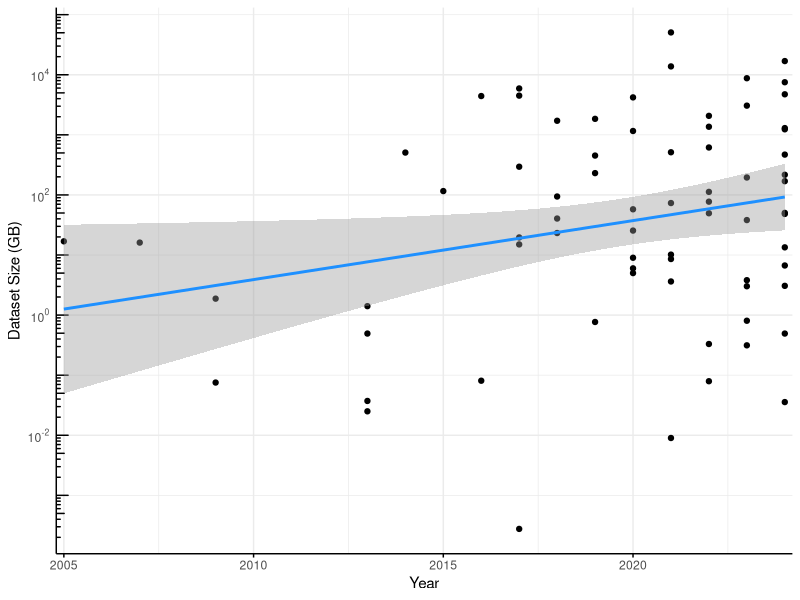
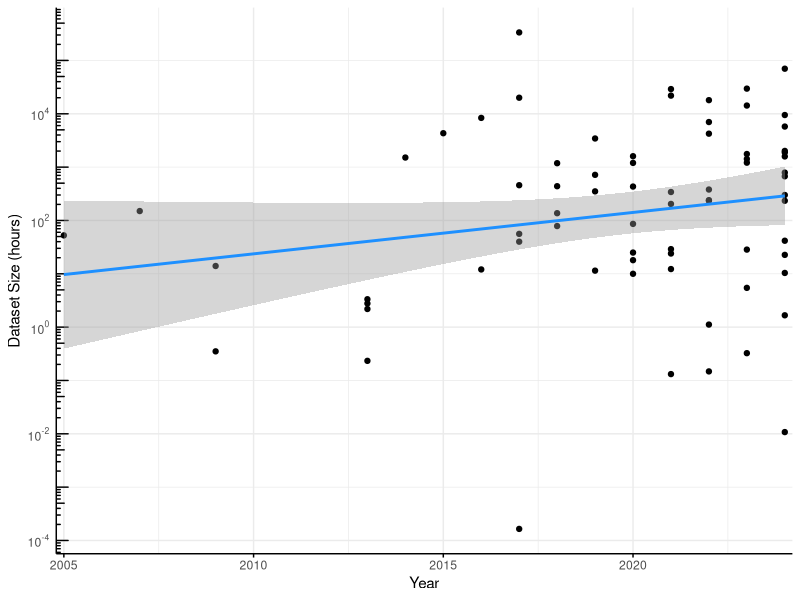
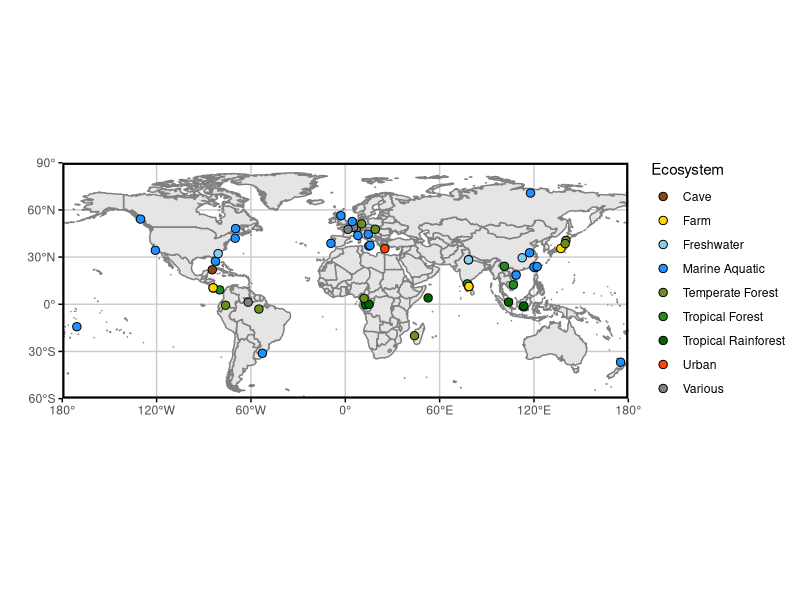
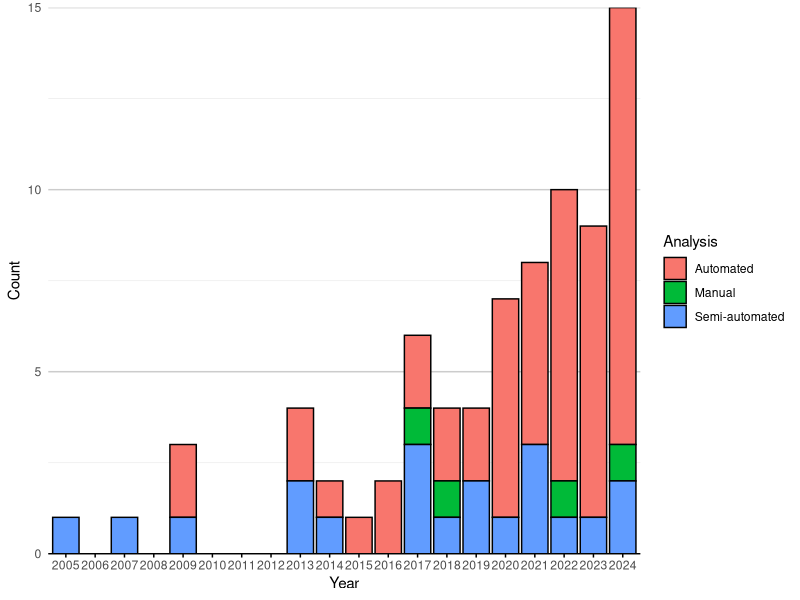
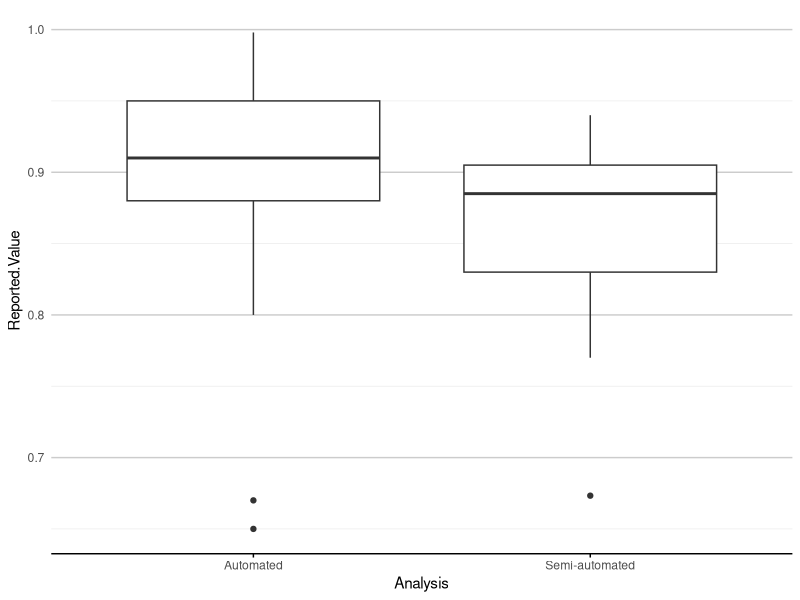
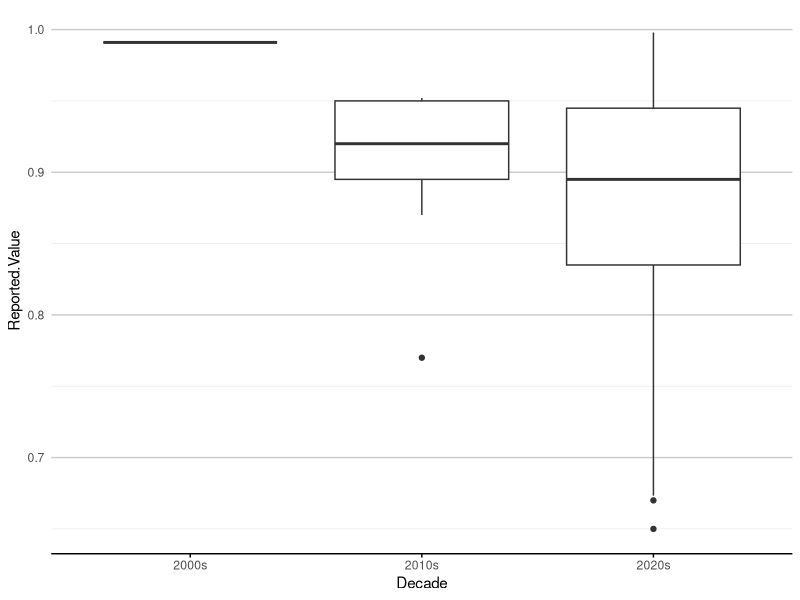
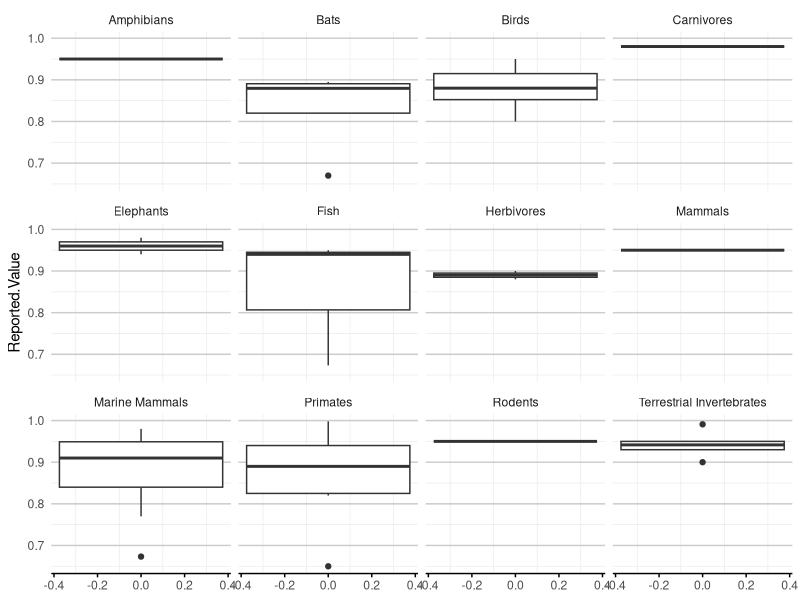
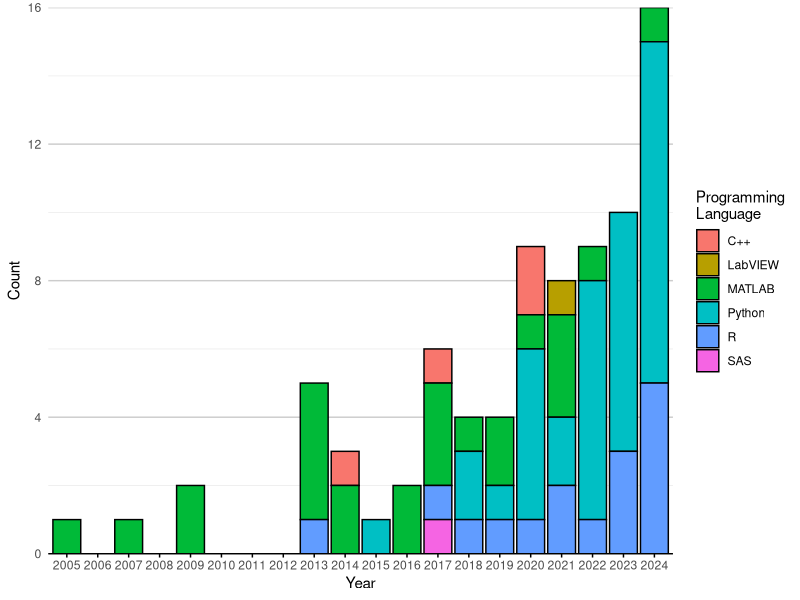

Recreate these plots in R, in order.
## ---- chunk 1
library(ggplot2)
library(maps)
library(dplyr)
## ---- chunk 2
df <- read.csv("tagged_literature.csv")
#df$Year <- as.factor(df$Year)

log10_minor_break = function (...){
  function(x) {
    minx         = floor(min(log10(x), na.rm=T))-1;
    maxx         = ceiling(max(log10(x), na.rm=T))+1;
    n_major      = maxx-minx+1;
    major_breaks = seq(minx, maxx, by=1)
    minor_breaks = 
      rep(log10(seq(1, 9, by=4)), times = n_major)+
      rep(major_breaks, each = 9)
    return(10^(minor_breaks))
  }
}

log_breaks = function(maj, radix=10) {
  function(x) {
    minx         = floor(min(logb(x,radix), na.rm=T)) - 1
    maxx         = ceiling(max(logb(x,radix), na.rm=T)) + 1
    n_major      = maxx - minx + 1
    major_breaks = seq(minx, maxx, by=1)
    if (maj) {
      breaks = major_breaks
    } else {
      steps = logb(1:(radix-1),radix)
      breaks = rep(steps, times=n_major) +
               rep(major_breaks, each=radix-1)
    }
    radix^breaks
  }
}
scale_x_log_eng = function(..., radix=10) {
  scale_x_continuous(...,
                     trans=scales::log_trans(radix),
                     breaks=scales::log_breaks(TRUE, radix),
                     minor_breaks=scales::log_breaks(FALSE, radix))
}
scale_y_log_eng = function(..., radix=10) {
  scale_y_continuous(...,
                     trans=scales::log_trans(radix),
                     breaks=scales::log_breaks(TRUE, radix),
                     minor_breaks=scales::log_breaks(FALSE, radix))
}

p <- df |>
  tidyr::drop_na(Dataset.GB) |> 
  #filter(Year >= 2008) |>
  ggplot(aes(Year, Dataset.GB)) + 
  geom_point() + 
  scale_y_log10(
    breaks = scales::trans_breaks("log10", function(x) 10^x),
    labels = scales::trans_format("log10", scales::math_format(10^.x))
  ) +
  annotation_logticks(side="l")+
  geom_smooth(method="lm", color = "dodgerblue") +
  scale_x_continuous(expand = c(0.01,0.01)) +
  labs(y="Dataset Size (GB)") +
  theme_minimal() +
  theme(axis.line = element_line(),
        axis.ticks.x = element_line())
p
ggsave("images/data_trend.png", p, width = 120, height = 120, units = "mm")

p <- df |>
  tidyr::drop_na(Dataset.Hours) |> 
  #filter(Year >= 2008) |>
  ggplot(aes(Year, Dataset.Hours)) + 
  geom_point() + 
  scale_y_log10(
    breaks = scales::trans_breaks("log10", function(x) 10^x),
    labels = scales::trans_format("log10", scales::math_format(10^.x))
  ) +
  annotation_logticks(side="l")+
  geom_smooth(method="lm", color = "dodgerblue") +
  scale_x_continuous(expand = c(0.01,0.01)) +
  labs(y="Dataset Size (hours)") +
  theme_minimal() +
  theme(axis.line = element_line(),
        axis.ticks.x = element_line())
p
ggsave("images/hours_trend.png", p, width = 120, height = 120, units = "mm")
## ---- chunk 3
# Sample data
#coords <- c("-0.356251N,12.940863E;-0.078775N,15.127076E", "-0.078775N,15.1270777E")

# Function to convert coordinates to numeric values
convert_to_numeric <- function(coord_string) {
  # Split the string by comma
  parts <- strsplit(coord_string, ",")[[1]]
  #remove leading or trailing space
  
  # Extract latitude and longitude, handle direction
  lat <- as.numeric(gsub("[A-Z]", "", parts[1]))
  lon <- as.numeric(gsub("[A-Z]", "", parts[2]))
  
  # Check direction for latitude
  if (grepl("S", parts[1])) {
    lat <- -lat
  }
  
  # Check direction for longitude
  if (grepl("W", parts[2])) {
    lon <- -lon
  }
  
  return(paste0(c(lat, lon), collapse = ","))
}

Latlong_df <- df |>
  select(Latlong, Ecosystem) |>
  mutate(Latlong = strsplit(Latlong, ";")) |>
  tidyr::unnest(Latlong) |>
  mutate(Ecosystem = strsplit(Ecosystem, ", ")) |>
  tidyr::unnest(Ecosystem) |>
  mutate(Latlong = sapply(Latlong, convert_to_numeric),
         lat = sapply(strsplit(Latlong, ","), function(x) as.numeric(x[1])),
         long = sapply(strsplit(Latlong, ","), function(x) as.numeric(x[2]))
)

# Create the world map
world <- map_data("world")

ecosystem_colors <- c(
  "Tropical Forest" = "#228B22",
  "Marine Aquatic" = "#1E90FF",
  "Various" = "#808080",
  "Tropical Rainforest" = "#006400",
  "Freshwater" = "#87CEEB",
  "Temperate Forest" = "#6B8E23",
  "Farm" = "#FFD700",
  "Cave" = "#8B4513",
  "Urban" = "#FF4500"
)

# Plotting
p <- ggplot() +
  # Add world map with light grey fill and dark grey borders
  geom_polygon(data = world, aes(x = long, y = lat, group = group), 
               fill = "grey90", color = "grey50") +
  # Add jittered points for different tags
  geom_jitter(data = Latlong_df, aes(x = long, y = lat, fill = Ecosystem), colour="black", size = 2.5, shape=21) +
  # Set coordinate system to map projection
  coord_fixed(ratio = 1, xlim = c(-180, 180), ylim = c(-60, 90), expand = FALSE) +
  # Custom breaks and labels for x (longitude) and y (latitude)
  scale_x_continuous(breaks = seq(-180, 180, by = 60),
                     labels = c("180°", "120°W", "60°W", "0°", "60°E", "120°E", "180°")) +
  scale_y_continuous(breaks = seq(-90, 90, by = 30),
                     labels = c("90°", "60°S", "30°S", "0°", "30°N", "60°N", "90°")) +
  scale_fill_manual(values = ecosystem_colors) +
  # Theme settings
  labs(x="",y="")+
  theme_minimal() +
  theme(
    axis.ticks = element_line(),
    panel.grid.major = element_line(color = "grey80"),    # Light grey grid lines
    panel.grid.minor = element_blank(),                   # No minor grid lines
    panel.border = element_rect(color = "black", fill = NA, linewidth=1.5),  # Black panel border
    axis.text.x = element_text(angle = 0, hjust = 0.5),   # Horizontal x-axis text
    legend.position = "right"                             # Legend on right
  )
p
ggsave("images/ecosystem_map.png", p, width = 240, height = 90, units = "mm")
## ---- chunk 4
bar_theme_x <- theme(panel.grid.major.x = element_blank(),
                   panel.grid.major.y = element_line(colour = "grey80"),
                   axis.line.x = element_line(colour="black"),
                   axis.ticks.x=element_line())
bar_theme_y <- theme(panel.grid.major.y = element_blank(),
                   panel.grid.major.x = element_line(colour = "grey80"),
                   axis.line.y = element_line(colour="black"),
                   axis.ticks.y=element_line())

include_missing_zero <- function(df, col){
  missing_years <- 2005:2024  # This creates c(2025, 2024)

  new_rows <- expand.grid(
    Year  = missing_years,  
    a     = df |> pull({{col}}) |> unique(), 
    Count = 0
  )
  
  colnames(new_rows)[2] <- col

  df <- df |>
    bind_rows(new_rows) |>
    distinct() 
  return(df)
}

keep_gt1 <- function(df, col){
  total_counts <- df |>
    group_by(.data[[col]]) |>
    summarise(Total_Count = n(), .groups = 'drop') |>
    na.omit()

  methods_to_keep <- total_counts |>
    filter(Total_Count > 1) |>
    pull({{ col }})
    
  df[,col] <- ifelse(df[[col]] %in% methods_to_keep, df[[col]], "Other Methods")
  return(df)
}

barplot_counts <- function(df, col, col_title=col, prop=FALSE, year=TRUE, decade=FALSE, bar_col="dodgerblue"){
  if(decade){
    df <- df |>
      mutate(Year = case_when(
        Year >= 2000 & Year < 2010 ~ "2000s",
        Year >= 2010 & Year < 2020 ~ "2010s",
        Year >= 2020 & Year < 2030 ~ "2020s",
        TRUE ~ NA_character_  # Handle years outside these ranges
      ))
  }
  count_data <- df |>
    group_by(Year, .data[[col]], .drop=FALSE) |>
    summarise(Count = n(), .groups = 'drop') |>
    na.omit()
  
  total_count_per_year <- count_data |>
    group_by(Year, .drop=FALSE) |>
    summarise(Total = sum(Count), .groups = 'drop')
  
  count_data <- left_join(count_data, total_count_per_year, by = "Year") |>
    mutate(Percentage = (Count / Total) * 100) 
  
  if(!decade){
    count_data <- count_data |>
    include_missing_zero(col)
  }
  
  if(!year){
    df <- df[df[,col] != "Other Methods",]
    p <- df |>
      ggplot(aes(y = reorder(.data[[col]], .data[[col]], FUN = length, decreasing = FALSE))) +
      geom_bar(stat = "count", fill = bar_col) +  # Fill bars with dodgerblue
      labs(x = "Count", y = col_title) +
      scale_x_continuous(expand = c(0,0))
  } else {
    if(prop){
      p <- count_data |> 
        ggplot(aes(x = factor(Year), y = Percentage, fill = .data[[col]], label=Count)) +
        geom_bar(stat = "identity", colour=ifelse(count_data$Count > 0, "black", NA)) +
        geom_text(size = 3, position = position_stack(vjust = 0.5))+
        labs(x = "Year", y = "Percentage", fill = col_title) +
        scale_y_continuous(expand=c(0,0))
    } else {
      p <- count_data |> 
        ggplot(aes(x = factor(Year), y = Count, fill = .data[[col]])) +
        geom_bar(stat = "identity", colour=ifelse(count_data$Count > 0, "black", NA)) +
        labs(x = "Year", y = "Count", fill = col_title) +
        scale_y_continuous(expand=c(0,0))
    }
  }
  p <- p + 
    #scale_fill_viridis_d()+
    theme_minimal() +
    guides(fill = guide_legend(override.aes = list(colour = "black")))+
    bar_theme_x
  return(p)
}
## ---- chunk 5
# Convert 'NA' to R's NA
df$Analysis[df$Analysis == "NA"] <- NA

p <- barplot_counts(df, "Analysis")
p
ggsave("images/analysis_year.png", p, width = 240, height = 100, units = "mm")
## ---- chunk 6
p <- df |>
  filter((Reported.Value != "") & (!is.na(Reported.Value))) |>
  mutate(Reported.Value = as.numeric(Reported.Value)) |>
  tidyr::drop_na(Reported.Value) |>
  ggplot(aes(x = Analysis, y = Reported.Value)) +
  geom_boxplot() +
  theme_minimal() +
  bar_theme_x
p
ggsave("images/analysis_reportedvalue.png", p, width = 240, height = 100, units = "mm")
## ---- chunk 7
p <- df |>
  filter((Reported.Value != "") & (!is.na(Reported.Value))) |>
  mutate(Reported.Value = as.numeric(Reported.Value)) |>
  tidyr::drop_na(Reported.Value) |>
  mutate(Decade = case_when(
    Year >= 2000 & Year < 2010 ~ "2000s",
    Year >= 2010 & Year < 2020 ~ "2010s",
    Year >= 2020 & Year < 2030 ~ "2020s",
    TRUE ~ NA_character_  # Handle years outside these ranges
  )) |>
  ggplot(aes(x = Decade, y = Reported.Value)) +
  geom_boxplot() +
  theme_minimal() +
  bar_theme_x
p
ggsave("images/decade_reportedvalue.png", p, width = 240, height = 100, units = "mm")
## ---- chunk 8
p <- df |>
  filter((Reported.Value != "") & (!is.na(Reported.Value))) |>
  mutate(Reported.Value = as.numeric(Reported.Value)) |>
  tidyr::drop_na(Reported.Value) |>
  mutate(Taxa = strsplit(as.character(Taxa), ", ")) |>
  tidyr::unnest(Taxa) |>
  ggplot(aes(y = Reported.Value)) +
  geom_boxplot() +
  theme_minimal() +
  bar_theme_x +
  facet_wrap(~Taxa)
p
ggsave("images/taxa_reportedvalue.png", p, width = 240, height = 100, units = "mm")
## ---- chunk 9
# Convert 'NA' to R's NA
df$Programming.Language[df$Programming.Language == "NA"] <- NA

# Split languages where there are multiple
df_lang <- df |>
  mutate(ProgLanguage = strsplit(as.character(Programming.Language), ", ")) |>
  tidyr::unnest(ProgLanguage)

p <- barplot_counts(df_lang, "ProgLanguage", "Programming\nLanguage")
p
ggsave("images/programminglanguage_year.png", p, width = 240, height = 100, units = "mm")
## ---- chunk 10
df_taxa <- df |>
  mutate(Taxa = strsplit(as.character(Taxa), ", ")) |>
  tidyr::unnest(Taxa)

p <- barplot_counts(df_taxa, "Taxa")
p
ggsave("images/taxa_year.png", p, width = 240, height = 100, units = "mm")
## ---- chunk 11
df_analysis <- df |>
  mutate(Analysis.Methods = strsplit(as.character(Analysis.Methods), ", ")) |>
  tidyr::unnest(Analysis.Methods)

df_analysis <- keep_gt1(df_analysis, "Analysis.Methods")
  #filter(Analysis.Methods %in% methods_to_keep)
p <- barplot_counts(df_analysis, "Analysis.Methods")
p
ggsave("images/analysismethods_year.png", p, width = 240, height = 100, units = "mm")
p <- barplot_counts(df_analysis, "Analysis.Methods", year=FALSE)
p
ggsave("images/analysismethods_total.png", p, width = 240, height = 100, units = "mm")
## ---- chunk 12
df_tools <- df |>
  mutate(Automation.Tools = strsplit(as.character(Automation.Tools), ", ")) |>
  tidyr::unnest(Automation.Tools)

df_tools <- keep_gt1(df_tools, "Automation.Tools")

#filter(Analysis.Methods %in% methods_to_keep)
p <- barplot_counts(df_tools, "Automation.Tools", "Automation Tools")
p
ggsave("images/automationtools_year.png", p, width = 240, height = 120, units = "mm")
p <- barplot_counts(df_tools, "Automation.Tools", "Automation Tools", year = FALSE, bar_col="darkmagenta")
p
ggsave("images/automationtools_total.png", p, width = 240, height = 120, units = "mm")
## ---- chunk 13
df_code_available <- df |>
  mutate(Code.Availability = strsplit(as.character(Code.Availability), ", ")) |>
  tidyr::unnest(Code.Availability)

p <- barplot_counts(df_code_available, "Code.Availability", "Code\nAvailability")
p
ggsave("images/codeavailable_year.png", p, width = 240, height = 100, units = "mm")
## ---- chunk 14
df_data_available <- df |>
  mutate(Data.Availability = strsplit(as.character(Data.Availability), ", ")) |>
  tidyr::unnest(Data.Availability)

p <- barplot_counts(df_data_available, "Data.Availability", "Data\nAvailability")
p
ggsave("images/dataavailable_year.png", p, width = 240, height = 100, units = "mm")
## ---- chunk 15
#df <- read.csv("tagged_literature.csv")
#df |>
#  mutate(Automation.Tools = strsplit(as.character(Automation.Tools), ", ")) |>
#  tidyr::unnest(Automation.Tools) |>
#  pull(Automation.Tools) |> sort() |> unique()
## ---- chunk 16
#df <- read.csv("tagged_literature.csv")
#df |>
#  mutate(Analysis.Methods = strsplit(as.character(Analysis.Methods), ", ")) |>
#  tidyr::unnest(Analysis.Methods) |>
#  pull(Analysis.Methods) |> sort() |> unique()
## ---- chunk 17
df_eval <- df |>
  mutate(Evaluation.Method = strsplit(as.character(Evaluation.Method), ", ")) |>
  tidyr::unnest(Evaluation.Method)

df_eval <- keep_gt1(df_eval, "Evaluation.Method")
  #filter(Analysis.Methods %in% methods_to_keep)
p <- barplot_counts(df_eval, "Evaluation.Method", "Evaluation Method")
p
ggsave("images/evaluationmethod_year.png", p, width = 240, height = 100, units = "mm")
## ---- chunk 18
#df <- read.csv("tagged_literature.csv")
#df |>
#  mutate(Preprocessing = strsplit(as.character(Preprocessing), ", ")) |>
#  tidyr::unnest(Preprocessing) |>
#  pull(Preprocessing) |> sort() |> unique()
## ---- chunk 19
df_pre <- df |>
  mutate(Preprocessing = strsplit(as.character(Preprocessing), ", ")) |>
  tidyr::unnest(Preprocessing)

df_pre <- keep_gt1(df_pre, "Preprocessing")
p <- barplot_counts(df_pre, "Preprocessing")
p
ggsave("images/preprocessing_year.png", p, width = 240, height = 100, units = "mm")
p <- barplot_counts(df_pre, "Preprocessing", prop=TRUE)
p
ggsave("images/preprocessing_prop_year.png", p, width = 240, height = 100, units = "mm")
p <- barplot_counts(df_pre, "Preprocessing", prop=TRUE, decade=TRUE)
p
ggsave("images/preprocessing_prop_decade.png", p, width = 240, height = 150, units = "mm")
## ---- chunk 20
count_data <- df_lang |>
    group_by(Year, ProgLanguage, .drop=FALSE) |>
    summarise(Count = n(), .groups = 'drop') |>
    na.omit()
  
total_count_per_year <- count_data |>
  group_by(Year, .drop=FALSE) |>
  summarise(Total = sum(Count), .groups = 'drop')

count_data <- left_join(count_data, total_count_per_year, by = "Year") |>
  mutate(Percentage = (Count / Total) * 100) |>
  include_missing_zero('ProgLanguage')

count_data |> 
  ggplot(aes(x = factor(Year), y = Count, fill = ProgLanguage)) +
  geom_bar(stat = "identity", colour=ifelse(count_data$Count > 0, "black", NA)) +
  labs(x = "Year", y = "Count", fill = 'Language') +
  scale_y_continuous(expand=c(0,0))+
  theme_minimal() +
  guides(fill = guide_legend(override.aes = list(colour = "black")))+
  theme(panel.grid.major.x = element_blank(),
        panel.grid.major.y = element_line(colour = "grey80"),
        axis.line.x = element_line(colour="black"),
        #panel.grid = element_line(colour="lightgrey"),
        axis.ticks.x=element_line())
## ---- chunk 21
df_tools <- df |>
  mutate(Automation.Tools = strsplit(as.character(Automation.Tools), ", ")) |>
  tidyr::unnest(Automation.Tools) |>
  mutate(Taxa = strsplit(as.character(Taxa), ", ")) |>
  tidyr::unnest(Taxa)

df_tools <- keep_gt1(df_tools, "Automation.Tools")
p <- df_tools |>
  filter(Automation.Tools != "Other Methods") |>
      ggplot(aes(y = reorder(Automation.Tools, Automation.Tools, FUN = length, decreasing = FALSE), fill = Taxa)) +
      geom_bar(stat = "count", colour="black") +  # Fill bars with dodgerblue
      labs(x = "Count", y = "Automation Tools") +
      scale_x_continuous(expand = c(0,0)) +
  theme_minimal() +
  bar_theme_y
p
ggsave("images/automationtools_taxa.png", p, width = 240, height = 120, units = "mm")
## ---- chunk 22
df_analysis <- df |>
  mutate(Analysis.Methods = strsplit(as.character(Analysis.Methods), ", ")) |>
  tidyr::unnest(Analysis.Methods) |>
  mutate(Taxa = strsplit(as.character(Taxa), ", ")) |>
  tidyr::unnest(Taxa)

df_analysis <- keep_gt1(df_analysis, "Analysis.Methods")
p <- df_analysis |>
  filter(Analysis.Methods != "Other Methods") |>
      ggplot(aes(y = reorder(Analysis.Methods, Analysis.Methods, FUN = length, decreasing = FALSE), fill = Taxa)) +
      geom_bar(stat = "count", colour="black") +  # Fill bars with dodgerblue
      labs(x = "Count", y = "Analysis Methods") +
      scale_x_continuous(expand = c(0,0)) +
  theme_minimal() +
  bar_theme_y
p
ggsave("images/analysismethods_taxa.png", p, width = 240, height = 120, units = "mm")
## ---- chunk 23
#x axis-year, y-axcis, manual.automatic.semiautomatic

# Assuming your dataframe is called 'df'
# First, preprocess the Monitoring.Year column
df_expandyear <- df |>
  filter(!is.na(Monitoring.Year)) |>
  #select(Monitoring.Year) |>
  # Separate comma-separated values into rows
  tidyr::separate_rows(Monitoring.Year, sep = ",") |>
  # Clean up any whitespace
  mutate(Monitoring.Year = trimws(Monitoring.Year)) |>
  # Create a new column that expands hyphenated years
  mutate(Expanded_Years = purrr::map(Monitoring.Year, function(x) {
    if (stringr::str_detect(x, "-")) {
      range <- stringr::str_split(x, "-")[[1]] |> as.numeric()
      return(seq(range[1], range[2]))
    } else {
      return(as.numeric(x))
    }
  })) |>
  # Unnest the list column into individual rows
  tidyr::unnest(Expanded_Years) # Create the boxplot
  
df |>
  ggplot(aes(x=Year, fill=Analysis)) +
  geom_bar(stat="count", colour="black") +
  #ggplot(aes(x = Analysis, y = Expanded_Years)) +
  #geom_boxplot() +
  # Customize the plot
  #make breaks pretty
  scale_y_continuous(expand = c(0,0), breaks = pretty) +
  scale_x_continuous(expand = c(0,0), breaks = pretty) +
  labs(title = "Analysis Type by Year",
       x = "Monitoring Year",
       y = "Count") +
  # Rotate x-axis labels if needed
  theme(panel.grid.major.x = element_blank(),
        panel.grid.major.y = element_line(colour = "grey80"),
        axis.line.x = element_line(colour="black"),
        axis.ticks.x=element_line())+
  # Ensure proper spacing
  theme_minimal() +
  bar_theme_x
## ---- chunk 24
#correlation plot between monitoring year and publication year
ggplot(df_expandyear, aes(x=Expanded_Years, y=Year, colour=Title)) +
  geom_point() +
  geom_smooth(method="lm", color = "dodgerblue") +
  labs(title = "Correlation between Monitoring Year and Publication Year",
       x = "Monitoring Year",
       y = "Publication Year") +
  theme_minimal() + 
  #hide legend
  theme(legend.position="none")
## ---- chunk 25
# install.packages("devtools")
#devtools::install_github("davidsjoberg/ggsankey")
#library(ggsankey)
## ---- chunk 26
# Create data frame with flows between stages
# Create the data frame for ggsankey
